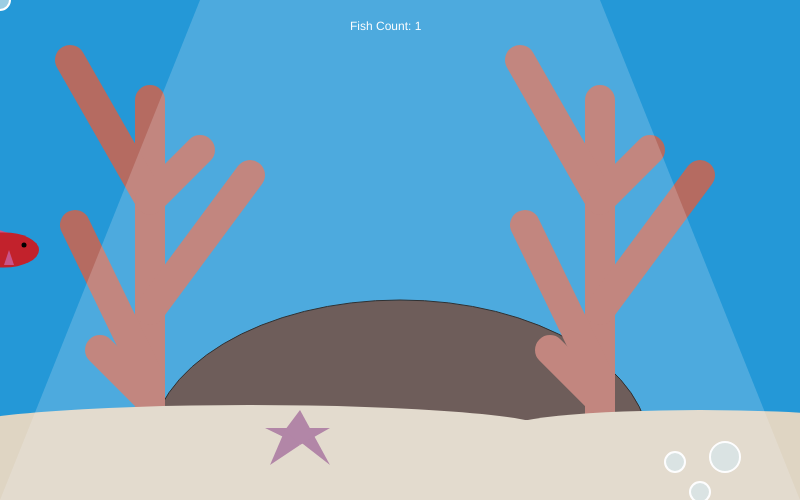
Frame 1 (no input)
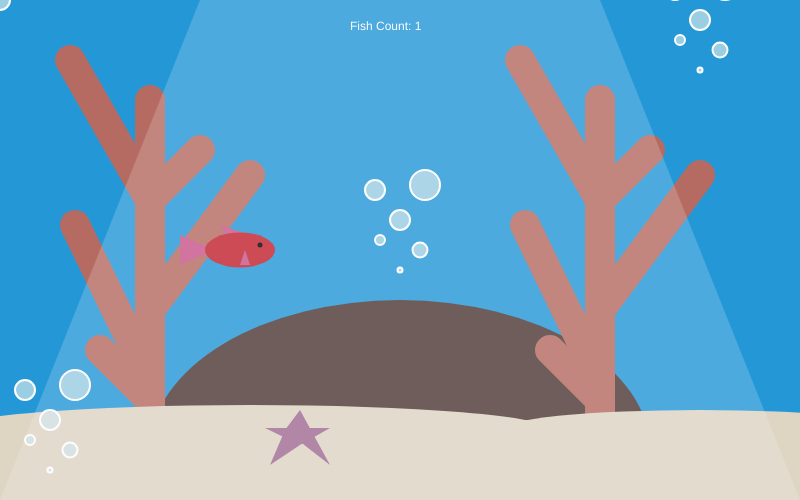
Frame 60 (no input)
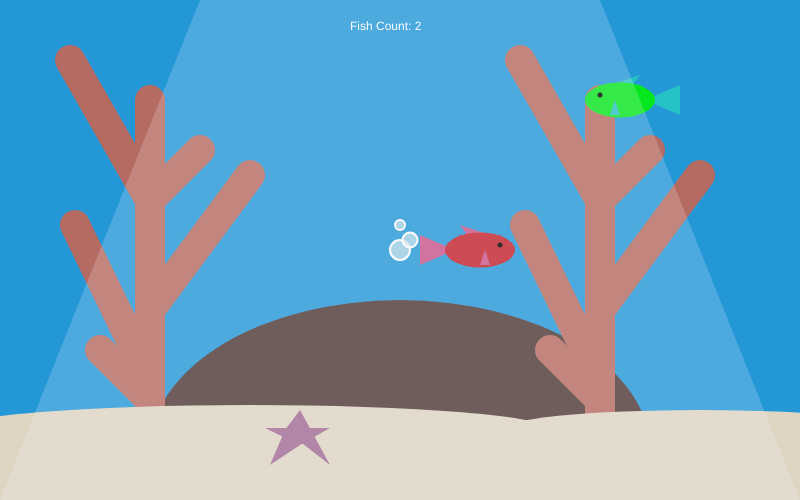
Frame 120 (the mouse pressed at the canvas centre since frame 60)

The p5.js sketch that drew these frames (run headless with seeded random() and noise() and a simulated clock; from frame 60 on, the mouse is pressed at the canvas centre):

// p5.js sketch
// ── sketch.js
let bubblesRise = 500;
let bubblesSize = 20;
let fishSwimRight = 0;
let fishSwimLeft = 1100;
let fishSpeed = 4;
let fishcount = 0;

function setup() {
  createCanvas(800, 500);
}

//makes multiple transparent circles that looks like bubbles that rises in the function draw//
function bubbles(bubblesx, bubblesRise, bubblesSize){
  circle(bubblesx, bubblesRise,bubblesSize);
  circle(bubblesx-20, bubblesRise+20,bubblesSize - 10);
  circle(bubblesx + 20, bubblesRise+ 30, bubblesSize- 5);
  circle(bubblesx-25, bubblesRise-30,bubblesSize);
  circle(bubblesx + 25, bubblesRise -35,bubblesSize+10);
  circle(bubblesx, bubblesRise+50,bubblesSize-15);
}

//Spawns a fish that swims from left to right.
function fishRight(fishSwimRight, fishSwimHeight){
  noStroke();
  fill(200,85,138);
  triangle(fishSwimRight-25, fishSwimHeight, fishSwimRight-60, fishSwimHeight-15, fishSwimRight-60, fishSwimHeight+15);
  triangle(fishSwimRight-20, fishSwimHeight-25, fishSwimRight+10, fishSwimHeight-15, fishSwimRight+5, fishSwimHeight+10);
  fill(194, 34, 44);
  ellipse(fishSwimRight,fishSwimHeight, 70, 35);
  fill(200,85,138);
  triangle(fishSwimRight+10, fishSwimHeight+15, fishSwimRight+5, fishSwimHeight, fishSwimRight, fishSwimHeight+15);
  fill(0);
  circle(fishSwimRight+20, fishSwimHeight-5, 5);
}

//Spawns a fish same as fishRight that moves from right to left.
function fishLeft(fishSwimLeft, fishSwimHeight){
  noStroke();
  fill(37,194,195);
  triangle(fishSwimLeft+25, fishSwimHeight, fishSwimLeft+60, fishSwimHeight-15, fishSwimLeft+60, fishSwimHeight+15);
  triangle(fishSwimLeft+20, fishSwimHeight-25, fishSwimLeft-10, fishSwimHeight-15, fishSwimLeft-5, fishSwimHeight+10);
  fill(6,231,29);
  ellipse(fishSwimLeft, fishSwimHeight, 70, 35);
  fill(37,194,195);
  triangle(fishSwimLeft-10, fishSwimHeight+15, fishSwimLeft-5, fishSwimHeight, fishSwimLeft, fishSwimHeight+15);
  fill(0);
  circle(fishSwimLeft-20, fishSwimHeight-5, 5);
  }

//Counts how many fish have been seen pass through on the screen.
function fishCounter() {
  if (fishSwimRight > 0 && fishSwimRight < 5) {
    fishcount += 1;
  }
  if (fishSwimRight - 900 > 0 && fishSwimRight - 900 < 5) {
    fishcount += 1;
  }
  if (fishSwimRight -1600 > 0 && fishSwimRight -1600 < 5) {
    fishcount += 1;
  }
  if (fishSwimLeft < 800 && fishSwimLeft > 795) {
    fishcount += 1;
  }
  if (fishSwimLeft + 1000 < 800 && fishSwimLeft + 1000 > 795) {
    fishcount += 1;
  }
  return fishcount;
}

//Draws corals out of lines. I suggest using this behind the sand.
function drawCoral(coralXplacement) {
  let coralHeight = 450;
  stroke(181, 107, 97);
  strokeWeight(30);
  line(coralXplacement, coralHeight, coralXplacement, coralHeight - 350);
  line(coralXplacement, coralHeight - 70, coralXplacement - 75, coralHeight - 225);
  line(coralXplacement, coralHeight - 140, coralXplacement + 100, coralHeight - 275);
  line(coralXplacement, coralHeight - 250, coralXplacement - 80, coralHeight - 390);
  line(coralXplacement, coralHeight - 50, coralXplacement - 50, coralHeight - 100);
  line(coralXplacement, coralHeight - 250, coralXplacement + 50, coralHeight - 300);
}

function draw() {
  background(36,152,215);
  fill(77,56,51);
  ellipse(400,450,500,300);
  
  drawCoral(150);
  drawCoral(600);
  
  noStroke(0);
  fill(223,213,195);
  ellipse(250,430,600,50);
  ellipse(700,430,400,40);
  rect(-10,420,850,200);

  noStroke(0);
  fill(161, 107, 147);
  triangle(300,410, 285, 430, 330, 465);
  triangle(265,428,330,428,300,445);
  triangle(270,465,300,445,285,430);
    
  
  if (fishSwimRight>2500){
    fishSwimRight = -120;
  }
  if (fishSwimLeft < -1100){
    fishSwimLeft = 1000;
  }
  fishSwimRight += fishSpeed;
  fishSwimLeft -= fishSpeed;
  fishRight(fishSwimRight, 250);
  fishRight(fishSwimRight - 900, 150);
  fishRight(fishSwimRight-1600, 420);
  fishLeft(fishSwimLeft, 100);
  fishLeft(fishSwimLeft + 1000, 350);

  if (bubblesRise < -1000){
      bubblesRise = 500;}
  bubblesRise -= 8;
  stroke(255);
  strokeWeight(2);
  fill(206,226,232,180);
  bubbles(700,bubblesRise,bubblesSize);
  bubbles(400,bubblesRise + 200,bubblesSize);
  bubbles(50,bubblesRise + 400,bubblesSize);

  circle(mouseX,mouseY, bubblesSize);
  circle(mouseX+10,mouseY-10, bubblesSize-5);
  circle(mouseX,mouseY-25, bubblesSize-10);
  
  noStroke();
  fill(255);
  text("Fish Count: " + fishCounter(),350, 30);

  noStroke();
  fill(245, 245, 250, 50);
  triangle(400, -500, 0, 500, 800, 500);
}
